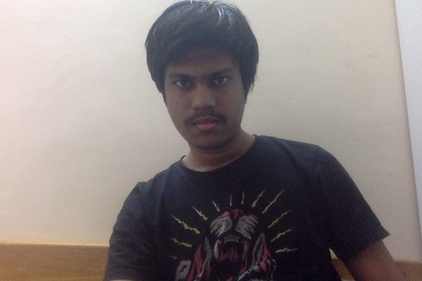
#> input picture face_detector/me.jpg, 422 x 281 px, shrunk from 1080 x 720 before the run
$ python face_detect.py
#> lines starting #> are read from the running program, lines starting #| are printed output that depends on the picture; after the words box and inside, x2 and y2 are one past the last pixel; in counts of white or black regions, pixels touching at a corner belong together
import cv2


def drawRectangle(img, faceCoordinates):
    (x, y, w, h) = faceCoordinates
    thinckness = 2
    color = (0, 255, 0)
    cv2.rectangle(img, (x, y), (x+w, y+h), color, thinckness)


# loads the xml data
# trained xml data
trainedFaceData = cv2.CascadeClassifier('haarcascade_frontalface_default.xml')

me = cv2.imread("me.jpg")
#> me is the input picture: shape (281, 422, 3); mean B, G, R 130.1, 131.6, 139.8
img = cv2.imread("group_of_people.jpg")
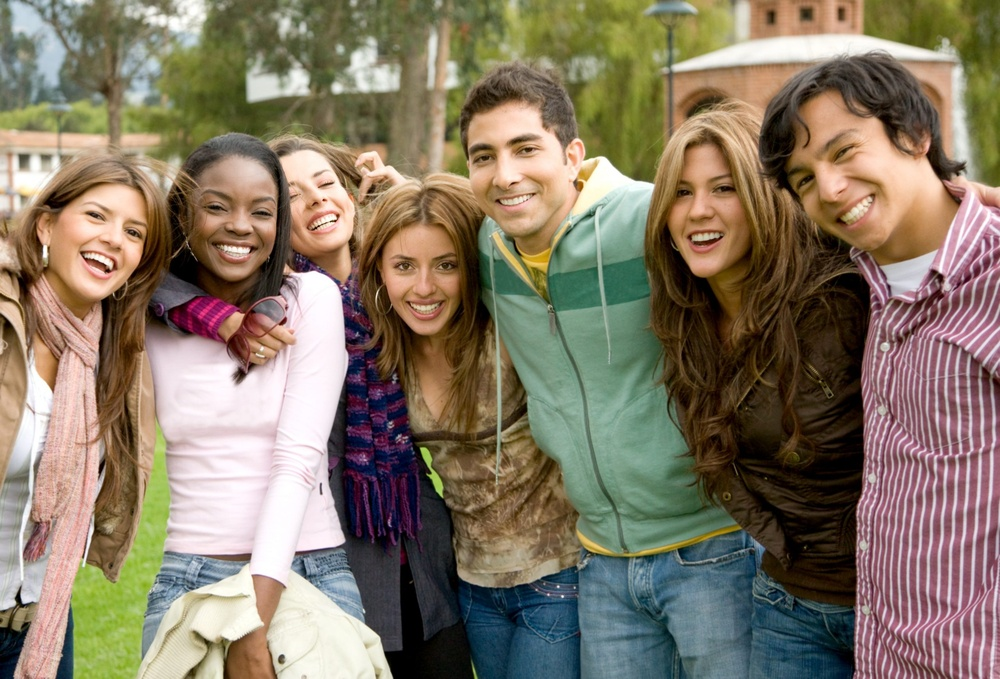
#> input picture face_detector/group_of_people.jpg, 1000 x 679 px, shrunk from 2560 x 1739 before the run
#> img is the input picture: shape (679, 1000, 3); mean B, G, R 101.3, 120.2, 132.6

# grays the image
grayScaledImg = cv2.cvtColor(img, cv2.COLOR_BGR2GRAY)
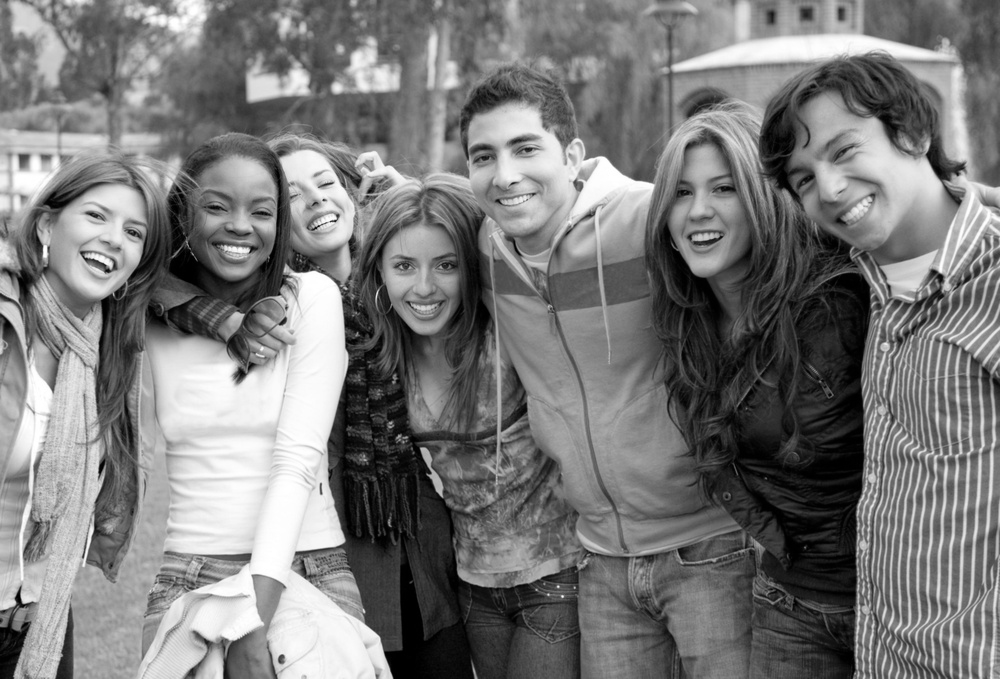
#> grayScaledImg: shape (679, 1000); min 0, max 255, mean 121.7
# list of coordinates
faceCoordinates = trainedFaceData.detectMultiScale(grayScaledImg)
#> faceCoordinates = [[374, 228, 100, 100], [666, 581, 78, 78], [272, 154, 81, 81], [58, 180, 107, 107], [646, 145, 118, 118], [186, 166, 107, 107], [443, 103, 125, 125], [780, 78, 178, 178]]
# print(faceCoordinates)

for fc in faceCoordinates:
    drawRectangle(img, fc)
#> this loop made 8 passes
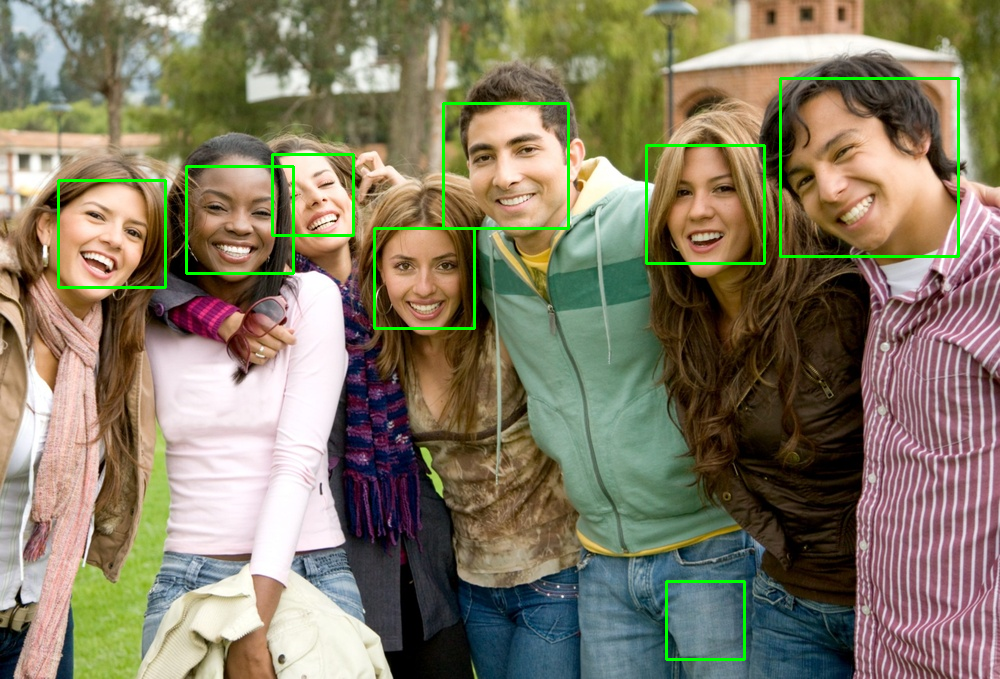
#> img: shape (679, 1000, 3); 1.56% of pixels changed, all inside (x1, y1, x2, y2) = (57, 77, 960, 661)

cv2.imshow('Image', img)
# wait until a key is pressed
cv2.waitKey()
